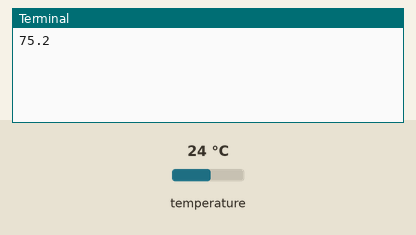
Recording of a program running on a simulated Raspberry Pi (BCM pin numbers). Shown: the last lines printed to the terminal. The inputs (shaded band) are chosen by the test bench; at power-on: temperature 24 °C. Databases and web services accept everything at once and return nothing.

Above: at 1.2 s.
1.3 s: temperature set to 12 °C
At 3.5 s:
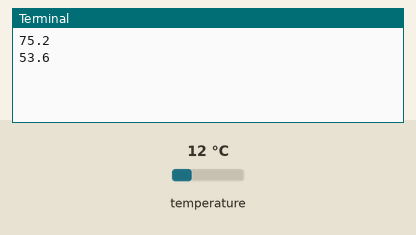
3.8 s: temperature set to 19 °C
At 5.7 s:
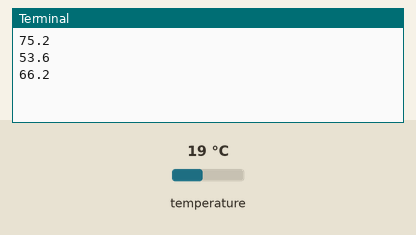
Timing chart, 0 to 7.2 s (numbered marks = the images above; inputs shaded):
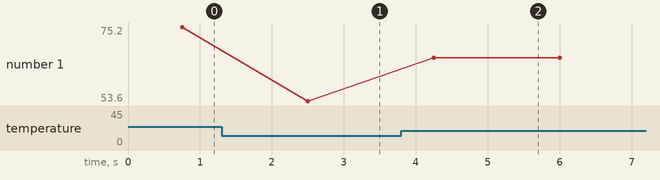

The program:

texty.py
```python
import RPi.GPIO as GPIO
import time
from ds18b20 import ds18b20_read_temp
from twilio.rest import TwilioRestClient

ACCOUNT_SID = "YOUR SID"
AUTH_TOKEN = "YOUR KEY"

threshold = 79

sent = False

while True:
    temp = 9.0/5.0 * ds18b20_read_temp() + 32

    print(temp)
    if ((temp > threshold) & (sent == False)):
            client = TwilioRestClient(ACCOUNT_SID, AUTH_TOKEN)
            client.messages.create(
                to="YOUR PHONE",
                from_="YOUR TWILIO PHONE",
                body="Temperature is above the threshold at " + str(temp),
            )
            sent = True

    time.sleep(1)

GPIO.cleanup()
```

ds18b20.py
```python
import time
import glob

base_dir = '/sys/bus/w1/devices/'
device_folder = glob.glob(base_dir + '28*')[0]
device_file = device_folder + '/w1_slave'

def ds18b20_read_temp_raw():
    f = open(device_file, 'r')
    lines = f.readlines()
    f.close()
    return lines

def ds18b20_read_temp():
    lines = ds18b20_read_temp_raw()
    while lines[0].strip()[-3:] != 'YES':
        time.sleep(0.2)
        lines = ds18b20_read_temp_raw()
    equals_pos = lines[1].find('t=')
    if equals_pos != -1:
        temp_string = lines[1][equals_pos+2:]
        temp_c = float(temp_string) / 1000.0
        temp_f = temp_c * 9.0 / 5.0 + 32.0
        return temp_c
```

Measured:
- after the input at 1.3 s, the terminal: prints a new line after 1.2 s (image 1)
- after the input at 3.8 s, the terminal: prints a new line after 0.45 s (image 2)
- plotted number 1: 75.2 → 53.6 after the input at 1.3 s, 53.6 → 66.2 after the input at 3.8 s
